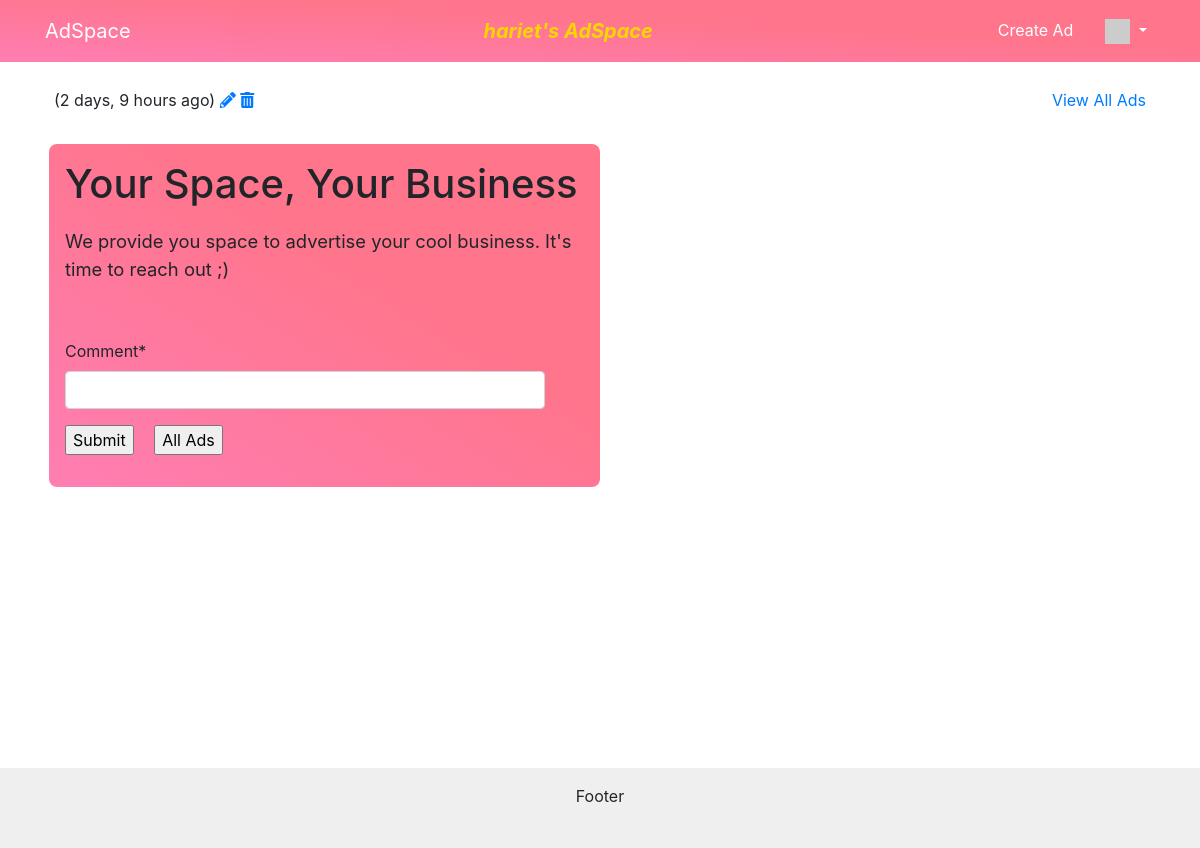
Before: /ad/3 (signed in) with the older database file.
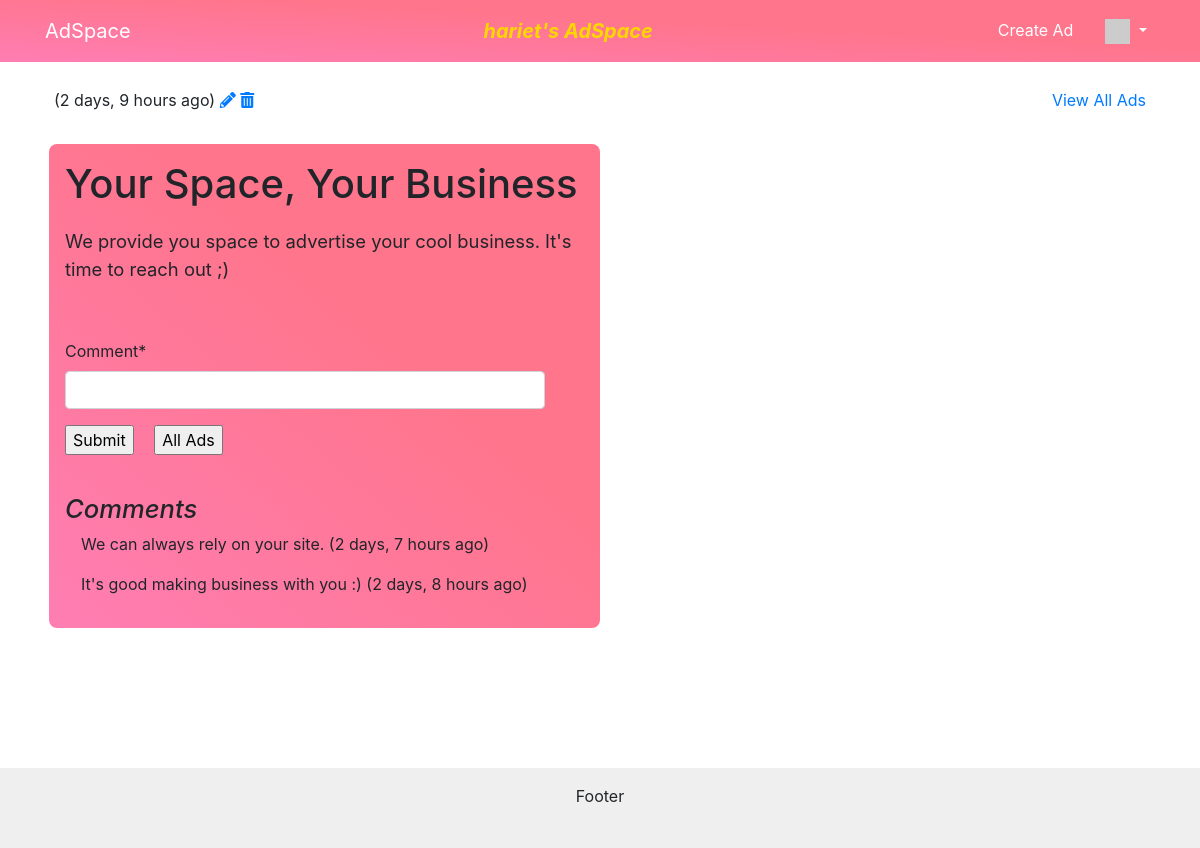
After: the same page with the newer database file.
### ads/models.py (models this page shows, shortened)
class Ad(models.Model) :
    title = models.CharField(
            max_length=200,
            validators=[MinLengthValidator(2, "Title must be greater than 2 characters")]
    )
    price = models.DecimalField(max_digits=7, decimal_places=2, null=True)
    text = models.TextField()
    owner = models.ForeignKey(settings.AUTH_USER_MODEL, on_delete=models.CASCADE)
    favorites = models.ManyToManyField(settings.AUTH_USER_MODEL,
        through='Fav', related_name='favorite_ads')
    created_at = models.DateTimeField(auto_now_add=True)
    updated_at = models.DateTimeField(auto_now=True)
    picture = models.BinaryField(null=True, editable=True)
    content_type = models.CharField(max_length=256, null=True, help_text='The MIMEType of the file')

class Comment(models.Model) :
    text = models.TextField(
        validators=[MinLengthValidator(3, "Comment must be greater than 3 characters")]
    )
    ad = models.ForeignKey(Ad, on_delete=models.CASCADE)
    owner = models.ForeignKey(settings.AUTH_USER_MODEL, on_delete=models.CASCADE)
    created_at = models.DateTimeField(auto_now_add=True)
    updated_at = models.DateTimeField(auto_now=True)

### ads/views.py (the view)
# urls.py: path('ad/<int:pk>', views.AdDetailView.as_view(), name='ad_detail'),
class AdDetailView(OwnerDetailView):
    model = Ad
    template_name = "ads/ad_detail.html"
    def get(self, request, pk) :
        ad = Ad.objects.get(id=pk)
        comments = Comment.objects.filter(ad=ad).order_by('-updated_at')
        comment_form = CommentForm()
        context = { 'ad' : ad, 'comments': comments, 'comment_form': comment_form }
        return render(request, self.template_name, context)

### ads/forms.py
class CommentForm(forms.Form):
    comment = forms.CharField(required=True, max_length=500, min_length=3, strip=True)

### home/context_processors.py (called while the page is built)
def settings(request):
    return {
        'settings': django_settings,
    }

### home/templatetags/app_tags.py (called while the page is built)
@register.filter(name='gravatar')
def gravatar(user, size=35):
    email = str(user.email.strip().lower()).encode('utf-8')
    email_hash = md5(email).hexdigest()
    url = "//www.gravatar.com/avatar/{0}?s={1}&d=identicon&r=PG"
    return url.format(email_hash, size)

### ads/templates/ads/ad_detail.html (shortened to what this page needs)
{% extends "base_menu.html" %}
{% load humanize %}
{% block content %}
  <div class="container mt-5 pt-4">
    <div class="row my-1 my-md-3 px-4">
      <p style="margin-bottom: 1em; text-align: end;">
        ({{ ad.updated_at|naturaltime }})
        {% if ad.owner == user %}
        <a href="{% url 'ads:ad_update' ad.id %}"><i class="fa fa-pencil"></i></a>
        <a href="{% url 'ads:ad_delete' ad.id %}"><i class="fa fa-trash"></i></a>
        {% endif %}
      </p>
      <p class="ml-auto">
        <a href="{% url 'ads:all' %}">View All Ads</a>
      </p>
    </div>
    <div class="row align-items-start mx-1">
      <div class="col-12 col-md-6 mb-4 px-0 px-md-4 order-md-1">
      </div>
      <div class="ad-details col-12 col-md-6 order-md-0">
        <h1 style="margin: 0 0 0.5em;">{{ ad.title }}</h1>
        <p style="font-size: 1.15em;">
          {{ ad.text }}
        </p>
        {% if user.is_authenticated %}
          <br clear="all" />
          <p>
            {% load crispy_forms_tags %}
            <form method="post" action="{% url 'ads:ad_comment_create' ad.id %}">
              {{ comment_form|crispy }}
              <input type="submit" value="Submit" style="margin-right: 1em;">
              <input type="submit" value="All Ads" onclick="window.location.href='{% url 'ads:all' %}';return false;">
            </form>
          </p>
        {% endif %}
        {% if comments %}
          <h2 style="margin-top: 1.5em; font-size: 1.6em; font-style: italic;">Comments</h2>
        {% endif %}
        {% for comment in comments %}
          <p style="margin-left: 1em;">
            {{ comment.text }}
            ({{ comment.updated_at|naturaltime }})
          </p>
        {% endfor %}
      </div>
    </div>
  </div>
{% endblock %}

### home/templates/base_menu.html (shortened to what this page needs)
{% extends "base_bootstrap.html" %}
{% block navbar %}
  {% load app_tags %}
  <nav class="navbar fixed-top navbar-expand-lg">
    <div class="container">
      <div class="navbar-header">
        <a class="navbar-brand" href="{% url 'ads:all' %}">{{ settings.APP_NAME }}</a>
      </div>
      {% if user.is_authenticated %}
        <div class="navbar-text d-none d-sm-block ml-auto">{{request.user.username}}'s AdSpace</div>
      {% endif %}
      <ul class="navbar-nav flex-row ml-auto">
        {% if user.is_authenticated %}
        <li class="nav-item mr-3">
          <a class="nav-link" href="{% url 'ads:ad_create' %}">Create Ad</a>
        </li>
        <li class="nav-item dropdown">
          <a class="nav-link dropdown-toggle" href="#" id="navbarDropdown" role="button" data-toggle="dropdown" aria-haspopup="true" aria-expanded="false">
            <img style="width: 25px;" src="{{ user|gravatar:60 }}" /><b class="caret"></b>
          </a>
        </li>
        {% endif %}
      </ul>
    </div>
  </nav>
{% endblock %}
{% block footer %}
  <div class="footer">
    <p>Footer</p>
  </div>
{% endblock %}

### home/templates/base_bootstrap.html (shortened to what this page needs)
<!DOCTYPE html>
<html>
<head>
  <link rel="stylesheet" href="https://stackpath.bootstrapcdn.com/bootstrap/4.1.3/css/bootstrap.min.css">
  <link rel="stylesheet" href="https://use.fontawesome.com/releases/v5.8.1/css/all.css">
  <link rel="stylesheet" href="https://use.fontawesome.com/releases/v5.8.1/css/v4-shims.css">
  {% load static %}
  <link rel="stylesheet" href="{% static 'css/styles.css' %}">
</head>
<body>
  <div class="container-fluid">
    {% block navbar %} {% endblock %}
    {% block content %} {% endblock %}
  </div>
  {% block footer %} {% endblock %}
</body>
</html>

### home/static/css/styles.css (style rules this page uses)
:root { --passionate-bed-gradient: linear-gradient(to bottom left, #ff758c 40%, #ff7eb3 100%); }
html { height: 100%; box-sizing: border-box; }
body { position: relative; min-height: 100%; margin-bottom: 100px; padding-bottom: 6rem; }
.container-fluid { padding: 0; }
input { max-width: 30em; }
.navbar { color: white; background: var(--passionate-bed-gradient); }
.navbar a { color: white; }
.navbar-text { font-size: 1.25em; font-style: italic; font-weight: bold; color: gold; }
.footer { position: absolute; bottom: 0; width: 100%; height: 5em; padding: 1rem; margin-top: 330px; background-color: #efefef; text-align: center; }
.ad-details { padding: 1em; border-radius: 0.5em; background: var(--passionate-bed-gradient); }

Changed rows visible on the page:
added Comment: text "We can always rely on your site.", updated_at "2 days, 7 hours ago"
added Comment: text "It's good making business with you :)", updated_at "2 days, 8 hours ago"
Other visible differences:
text now shown: "Comments"
